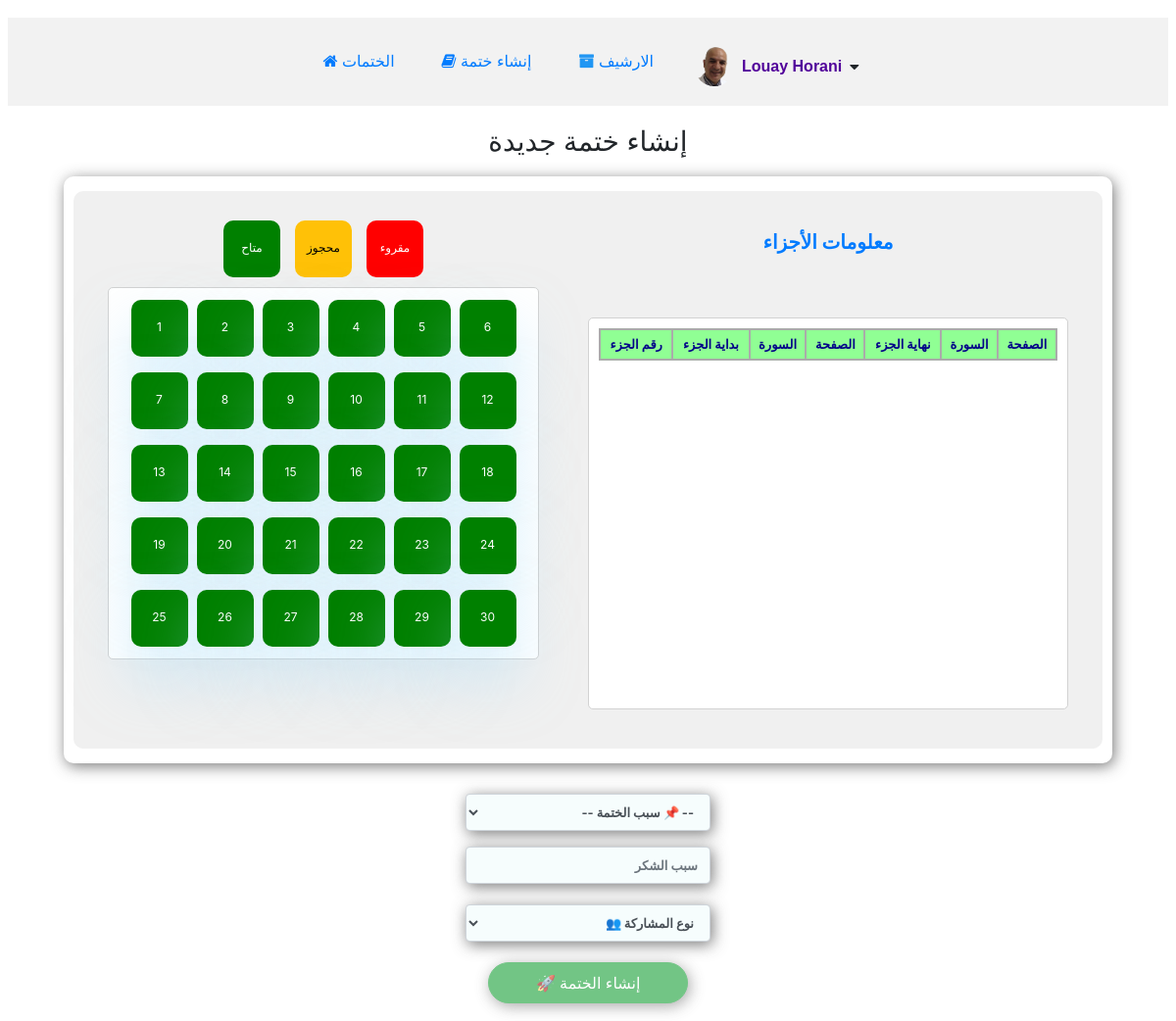
The app's page /create_khetmah/ (signed in) with its own data.
### khetmah/models.py (models this page shows, shortened)
class User(AbstractUser):
    profile_picture = models.ImageField(
        upload_to='khetmah/images/profile_pictures/',
        blank=True,
        null=True,
        default="khetmah/images/profile_pictures/default.png"
    )
    def __str__(self):
        return f" {self.first_name} {self.last_name}"
    @property
    def profile_picture_url(self):
        if self.profile_picture:
            return self.profile_picture.url
        return "/media/khetmah/images/profile_pictures/default.png"

### khetmah/views.py (the view, shortened to what this page needs)
# urls.py: path("create_khetmah/", views.create_khetmah, name="create_khetmah"),
@login_required
def create_khetmah(request):
    if request.method == 'GET':
        numbers = range(1, 31)
        return render(request, "khetmah/create_khetmah.html", {"numbers": numbers, "user": request.user})
    else:
        return JsonResponse({'success': False, 'message': 'طريقة غير مسموحة'}, status=405)

### khetmah/templates/khetmah/create_khetmah.html (shortened to what this page needs)
{% extends "khetmah/layout.html" %}
{% load static %}
{% block content %}
<h3>إنشاء ختمة جديدة</h3>
<div class="row card-1">
    <div class="jezaa-container">
        <div class="col">
            <div class="status-indicators">
                <div class="available">
                    متاح
                </div>
                <div class="taken">
                    محجوز
                </div>
                <div class="read">
                    مقروء
                </div>
            </div>
            <div id="create" class="grid">
                {% for i in numbers %}
                <div
                    class="button available"
                    data-jezaa="{{ i }}">
                    {{ i }}
                </div>
                {% endfor %}
            </div>
        </div>
        <div class="column_1">
            <h5 class="center">
                معلومات الأجزاء
            </h5>
            <div class="jezaa-info">
                <table>
                    <thead>
                        <tr>
                            <th>رقم الجزء</th>
                            <th>بداية الجزء</th>
                            <th>السورة</th>
                            <th>الصفحة</th>
                            <th>نهاية الجزء</th>
                            <th>السورة</th>
                            <th>الصفحة</th>
                        </tr>
                    </thead>
                </table>
            </div>
        </div>
    </div>
</div>
<br>
<div class="col">
    <div>
        <select
            id="reason-select"
            name="reason"
            class="form-control"
            style="direction: rtl; margin: 0 auto;"
            required>
            <option value="Thank_God">
                -- 📌 سبب الختمة --
            </option>
        </select>
        <div
            id="reason-detail"
            class="mt-3 reson_creat">
        </div>
        <br>
        <div class="reason_sharing">
            <select
                id="privacy-select"
                name="privacy"
                class="form-select form-control"
                style="direction: rtl; margin: 0 auto;"
                required>
                <option value="family_friends">
                    نوع المشاركة 👥
                </option>
            </select>
        </div>
    </div>
</div>
<br>
<div class="text-center">
    <button
        id="create-khetmah-btn"
        disabled
        class="btn btn-success px-5 py-2 fs-5 rounded-pill">
        🚀 إنشاء الختمة
    </button>
</div>
{% endblock %}

### khetmah/templates/khetmah/layout.html (shortened to what this page needs)
{% load static %}
<!DOCTYPE html>
<html lang="en">
<head>
    <link rel="stylesheet" href="https://cdn.jsdelivr.net/npm/bootstrap@4.6.2/dist/css/bootstrap.min.css">
    <link rel="stylesheet" href="https://cdnjs.cloudflare.com/ajax/libs/font-awesome/4.7.0/css/font-awesome.min.css">
    <link rel="stylesheet" href="{% static 'khetmah/css/styles.css' %}">
</head>
<body>
    <header>
    <div class="container" id="f-18">
  <ul class="nav">
    <li class="nav-item">
       <a class="nav-link" href="{% url 'index' %}"> <i class="fa fa-home" title="Home"></i> الختمات</a>
    </li>
      {% if user.is_authenticated %}
     <li>
          <a class="nav-link" href="{% url 'create_khetmah' %}"><i class="fa fa-book" title="book"></i> إنشاء ختمة</a>
     </li>
     <li class="nav-item">
        <a class="nav-link" href="{% url 'get_archives' %}"><i class="fa fa-archive" aria-hidden="true"></i> الارشيف</a>
     </li>
     <li class="nav-item user-menu-wrapper">
        <div id="user-menu-toggle" class="user-menu-toggle">
            <img src="{{ user.profile_picture_url }}"alt="{{ user.username }}"class="user-avatar">
            <b id="currentUser" style="color:rgb(81, 2, 154)">{{ user }}</b><i class="fa fa-caret-down"></i>
        </div>
    </li>
      {% endif %}
      </ul>
</div>
</header>
        {% block content %}{% endblock %}
</body>
</html>

### khetmah/static/khetmah/css/styles.css (style rules this page uses)
* { margin:0px; padding:0px; box-sizing: border-box; }
body { display: flex; flex-direction: column; position: relative; justify-content: center; align-content: center; text-align: center; align-items: center; margin:10px; padding: 8px; font-family: 'Franklin Gothic Medium', 'Arial Narrow', Arial, sans-serif,'Segoe UI', Tahoma, Verdana,; font-size: 14px; margin-left: auto; margin-right: auto; }
header { background-color: #f2f2f2; padding: 10px; margin-bottom: 20px; gap: 10px; width: 100%; }
.row { display: flex; flex-direction: row; justify-content: center; align-items: center; text-align: center; margin: 10px auto; padding: 10px; width: 100%; gap: 0.5em; }
.reson_creat { background-color:none; }
a { text-decoration: none; cursor: pointer; }
.grid { display: grid; flex-wrap: wrap; direction: ltr; grid-template-columns: repeat(6, 55px); row-gap: 2px; column-gap: 12px; margin: 10px auto; padding:5px; width: 440px; height: 380px; align-items: center; justify-items: center; justify-content: center; background-color: rgb(255, 255, 255); border: 1px rgb(210, 210, 210) solid; border-radius: 5px; -webkit-border-radius: 5px; -moz-border-radius: 5px; -ms-border-radius: 5px; -o-border-radius: 5px; }
.available, .taken, .read { width: 58px; height: 58px; line-height: 1.2; text-align: center; font-size: 12px; padding: 5px; display: flex; border-radius: 10px; align-items: center; justify-content: center; flex-direction: column; background-color: green; color: white; cursor: pointer; border: 2px solid transparent; transition: all 0.2s ease-in-out; }
.taken { background-color: rgb(255, 193, 7); color: black; }
.read { background-color: red; color: white; }
.column_1 { display: flex; flex-direction: column; justify-content: center; align-items: center; text-align: center; margin: 10px auto; padding: 10px; width: 520px; height: auto; gap: 0.5em; }
.jezaa-info, .khetmas_list { display: flex; flex-direction:column ; position: relative; margin: 15px 0 0 0; padding: 10px; gap: .5em; text-align: start; border: 1px rgb(210, 210, 210) solid; border-radius: 5px; background-color: rgb(255, 255, 255); font-size: 12px; color:rgb(4, 4, 136); width: 98%; overflow: auto; overflow-wrap:break-word; height: 300px; -webkit-border-radius: 5px; -moz-border-radius: 5px; -ms-border-radius: 5px; -o-border-radius: 5px; }
.jezaa-info { margin-top: 50px; height: 400px; }
.jezaa-info table { border-collapse: collapse; width: 100%; }
.jezaa-info thead th { position: sticky; top: 0; background-color: rgb(144, 255, 148); z-index: 1; }
.container { display: flex; flex-direction:column; align-items: center; text-align: center; font-family: Arial; font-size: 13px; margin: 10px auto 0 auto; padding: 5px; list-style: none; gap:0.5em; width: 100%; height: 100%; }
.btn-danger, .btn-warning, .btn-success { box-shadow: 2px 3px 15px rgba(97, 97, 97, 0.843); }
.status-indicators { display: flex; justify-content: center; gap: 15px; width: 100%; margin: 10px 0; pointer-events: none; cursor: "not-allowed"; }
.fa-archive { color: rgb(33, 150, 243); }
.jezaa-container { display: flex; justify-content: space-around; align-items: stretch; gap: 20px; margin: 5px auto; width: 100%; background-color: rgb(240, 240, 240); padding: 20px; border-radius: 10px; min-height: 60vh; }
.button { transition-duration: .30s; box-shadow: 0 30px 60px rgba(165, 222, 252, 0.5); }
.card-1 { padding: 10px; border-radius: 10px; box-shadow: 2px 3px 15px rgba(97, 97, 97, 0.843); margin: 10px auto; width: auto; }
ul { gap:1em; font-size: 16px; }
.center { display: flex; justify-content: center; align-items: center; text-align: center; align-self: center; }
thead, tr, th, td { border: 2px solid rgb(170, 171, 170); text-align: center; justify-content: center; align-items: center; padding: 5px; }
thead { font-size: small; }
select.form-select { max-width: 400px; }
h2, h5, label { font-weight: bold; }
.form-control { flex-direction: row; margin: 0 auto; font-size: small; font-weight: bold; width: 250px; height: 38px; background-color: rgb(246, 253, 253); box-shadow: 2px 3px 15px rgba(97, 97, 97, 0.843); }
.reason_sharing { display: flex; }
h5 { color: #007bff; }
.user-menu-wrapper { position: relative; display: flex; align-items: center; }
.user-menu-toggle { display: flex; align-items: center; gap: 8px; cursor: pointer; padding: 5px 10px; border-radius: 10px; transition: 0.2s; }
.user-avatar { width: 40px; height: 40px; border-radius: 50%; object-fit: cover; }

### records on screen
User: profile_picture_url (picture), first_name+last_name "Louay Horani"

### other values on screen
{{ i }} "1" "2" "3" "4" "5" "6" "7" "8" "9" "10" "11" "12" "13" "14" "15" "16" "17" "18" "19" "20" "21" "22" "23" "24" "25" "26" "27" "28" "29" "30"
